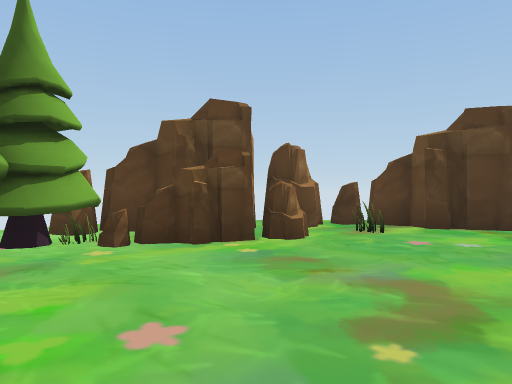
view 1 (above)

12 first-person views from a walk through a Unity game level. The camera is 1.2 m above the floor, looks level and sees 70° across. The floor is counted in squares, 2 m on a side. Each view is taken from the middle of a square. On the plan, view 1 faces up. The plan holds only what a view shows up to about 10 squares ahead; the rest is blank. The place goes on beyond the plan. The player character is not drawn.

view 2
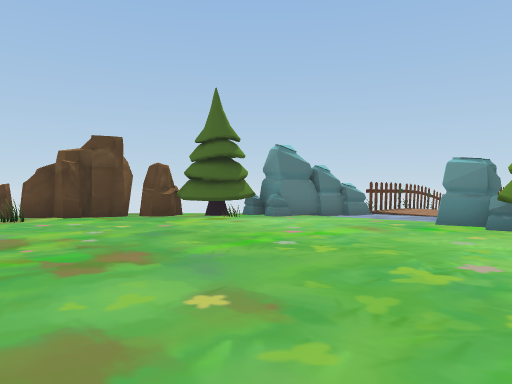

view 3
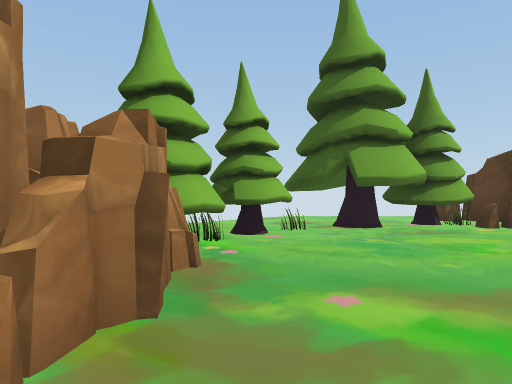

view 4
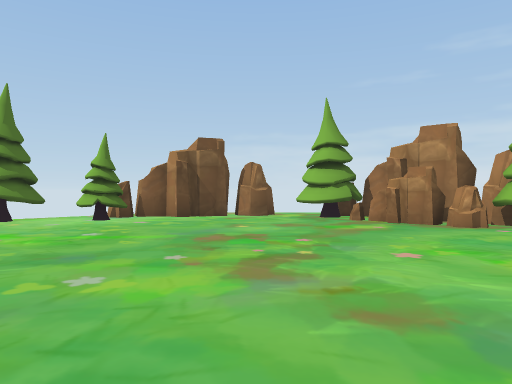

view 5
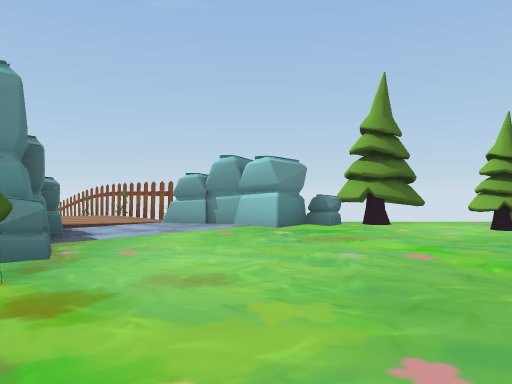

view 6
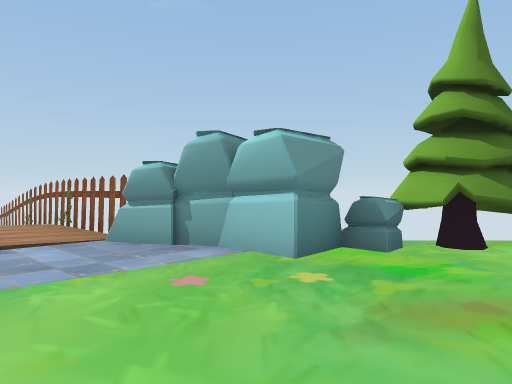

view 7
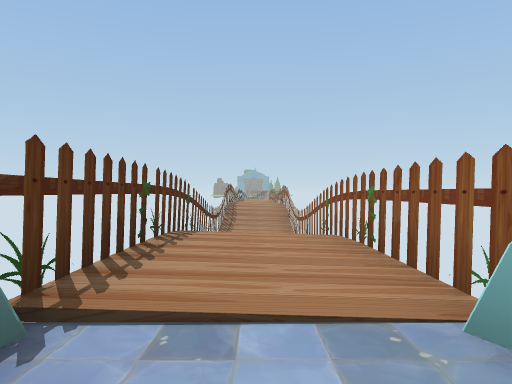

view 8
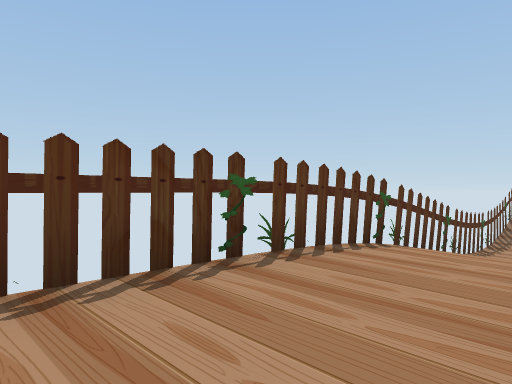

view 9
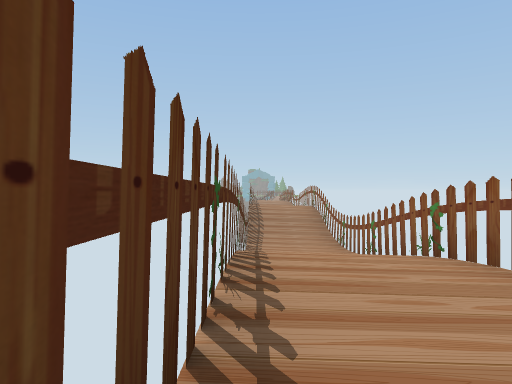

view 10
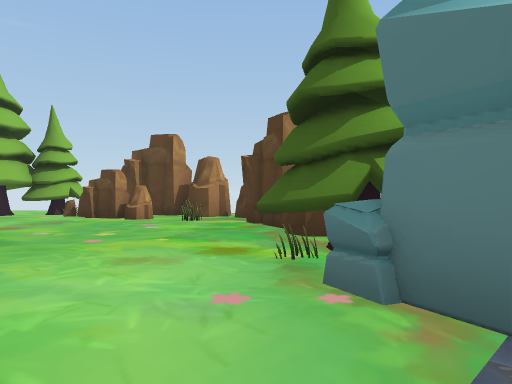

view 11
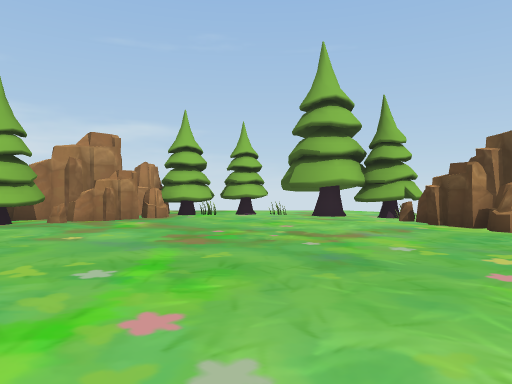

view 12
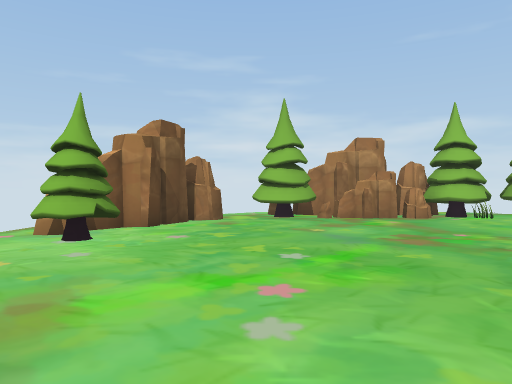

### Floor plan
Key: @ floor where view 1 was taken; # wall or solid block; x gap in a wall; . main floor; - floor 1.5 m lower than the main floor; / step, stairs or slope; = window, fence, low wall or low ledge; O other object.
Columns run from 4 left of view 1 to 19 right of it. Each row starts with its distance up from view 1.
  7     #xx#
  6   ###..###
  5  ##OO.=..##
  4  ##O.....###
  3 ##.........#############
  2 ##...........//.../////-
  1 #.................//  /-
  0 #...@............./////-
 -1 ##.........#############
 -2 ##O.......##
 -3  ###....#.##
 -4   ###.###.
 -5    ####

Where each view was taken, in squares from view 1:
view 1: 0 up, 0 right, facing up
view 2: 3 down, 0 right, facing up-right
view 3: 3 down, 0 right, facing up-left
view 4: 5 up, 1 right, facing down
view 5: 4 up, 3 right, facing down-right
view 6: 2 up, 5 right, facing down-right
view 7: 1 up, 8 right, facing right
view 8: 0 up, 10 right, facing up-right
view 9: 2 up, 10 right, facing right
view 10: 1 up, 8 right, facing up-left
view 11: 1 up, 6 right, facing left
view 12: 2 up, 6 right, facing down-left
